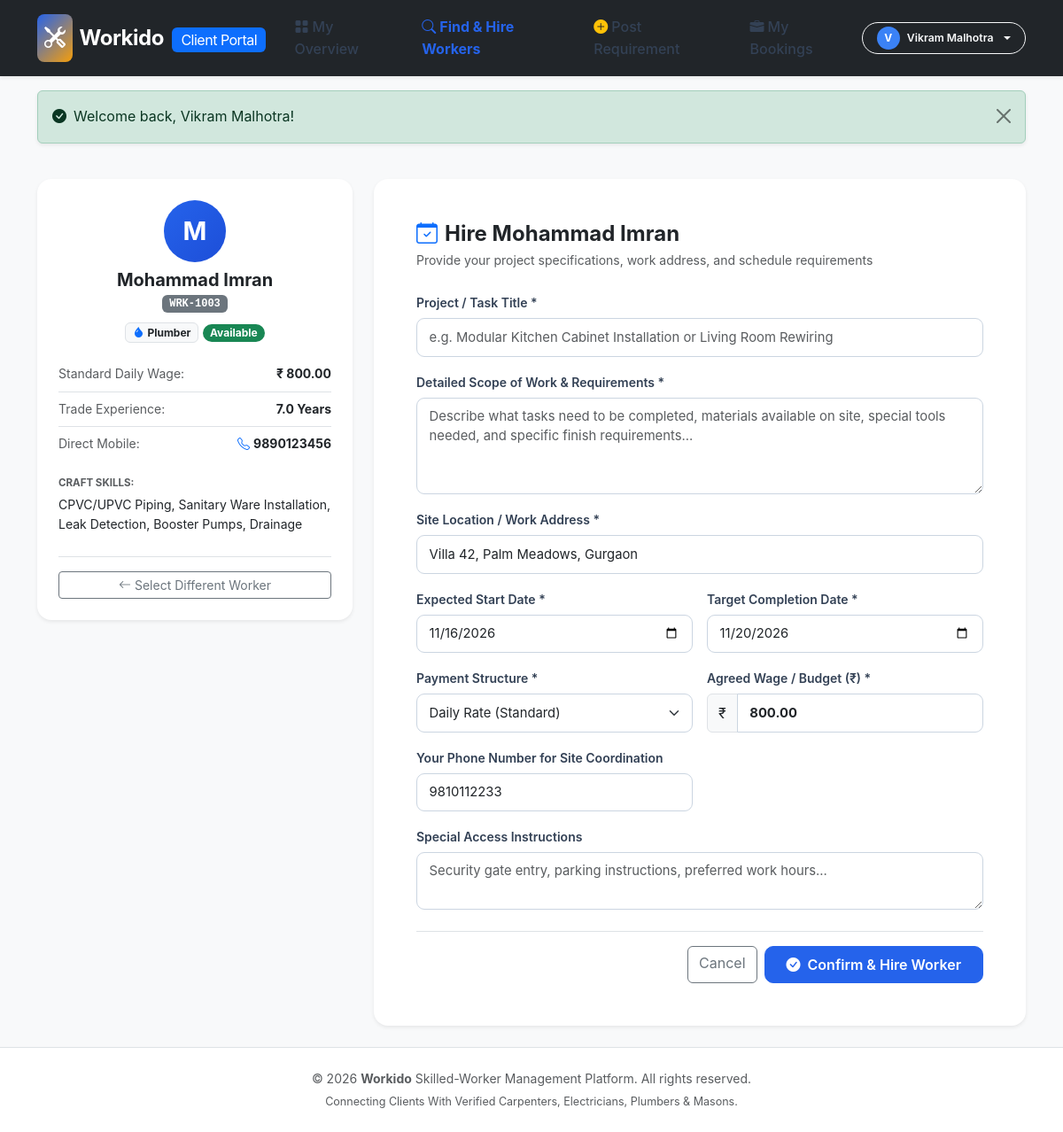
Page /customer/hire_worker.php?worker_id=3 (signed in) on the committed database.
### tables this page shows
CREATE TABLE `workers` (
  `id` INT AUTO_INCREMENT PRIMARY KEY,
  `worker_code` VARCHAR(20) NOT NULL UNIQUE,
  `full_name` VARCHAR(100) NOT NULL,
  `mobile_number` VARCHAR(20) NOT NULL,
  `email` VARCHAR(100) NULL,
  `address` TEXT NOT NULL,
  `category` ENUM('Carpenter', 'Electrician', 'Plumber', 'Mason') NOT NULL,
  `skills` TEXT NOT NULL,
  `experience_years` DECIMAL(4,1) NOT NULL DEFAULT 0.0,
  `daily_wage` DECIMAL(10,2) NOT NULL DEFAULT 0.00,
  `availability_status` ENUM('Available', 'Assigned', 'On Leave', 'Inactive') NOT NULL DEFAULT 'Available',
  `joining_date` DATE NOT NULL,
  `additional_details` TEXT NULL,
  `created_at` DATETIME NOT NULL DEFAULT CURRENT_TIMESTAMP,
  `updated_at` DATETIME NOT NULL DEFAULT CURRENT_TIMESTAMP ON UPDATE CURRENT_TIMESTAMP,
  INDEX `idx_worker_category` (`category`),
  INDEX `idx_worker_status` (`availability_status`),
  INDEX `idx_worker_code` (`worker_code`)
);

CREATE TABLE `users` (
  `id` INT AUTO_INCREMENT PRIMARY KEY,
  `full_name` VARCHAR(100) NOT NULL,
  `email` VARCHAR(100) NOT NULL UNIQUE,
  `phone` VARCHAR(20) NULL,
  `address` TEXT NULL,
  `password` VARCHAR(255) NOT NULL,
  `role` ENUM('admin', 'manager', 'staff', 'customer') NOT NULL DEFAULT 'customer',
  `status` ENUM('active', 'inactive') NOT NULL DEFAULT 'active',
  `last_login` DATETIME NULL,
  `created_at` DATETIME NOT NULL DEFAULT CURRENT_TIMESTAMP,
  `updated_at` DATETIME NOT NULL DEFAULT CURRENT_TIMESTAMP ON UPDATE CURRENT_TIMESTAMP
);

### customer/hire_worker.php (the view, shortened to what this page needs)
<?php
require_once __DIR__ . '/../includes/customer_header.php';
$pdo = getDBConnection();
$customerId = $user['id'];
$workerId = (int)($_GET['worker_id'] ?? $_POST['worker_id'] ?? 0);
$stmt = $pdo->prepare("SELECT * FROM workers WHERE id = ? LIMIT 1");
$stmt->execute([$workerId]);
$worker = $stmt->fetch();
$cStmt = $pdo->prepare("SELECT phone, address FROM users WHERE id = ?");
$cStmt->execute([$customerId]);
$cProfile = $cStmt->fetch();
$title = '';
$location = $cProfile['address'] ?? '';
$startDate = date('Y-m-d', strtotime('+1 day'));
$expectedCompletionDate = date('Y-m-d', strtotime('+5 days'));
$paymentType = 'Daily Rate';
$agreedWage = $worker['daily_wage'];
$clientContact = $cProfile['phone'] ?? '';
$notes = '';
?>
<div class="row g-4">
    <div class="col-lg-4">
        <div class="card border-0 shadow-sm rounded-4 p-4 bg-white sticky-top" style="top: 80px;">
            <div class="text-center mb-3">
                <div class="user-avatar mx-auto mb-2" style="width: 70px; height: 70px; font-size: 1.8rem; background: linear-gradient(135deg, #2563eb, #1d4ed8);">
                    <?= strtoupper(substr($worker['full_name'], 0, 1)) ?>
                </div>
                <h5 class="fw-bold text-dark mb-0"><?= e($worker['full_name']) ?></h5>
                <span class="badge bg-secondary font-monospace small"><?= e($worker['worker_code']) ?></span>
                <div class="mt-2">
                    <?= getCategoryBadge($worker['category']) ?>
                    <?= getAvailabilityBadge($worker['availability_status']) ?>
                </div>
            </div>
            <ul class="list-group list-group-flush small bg-transparent mb-3">
                <li class="list-group-item bg-transparent px-0 d-flex justify-content-between">
                    <span class="text-muted">Standard Daily Wage:</span>
                    <strong class="text-dark"><?= formatCurrency($worker['daily_wage']) ?></strong>
                </li>
                <li class="list-group-item bg-transparent px-0 d-flex justify-content-between">
                    <span class="text-muted">Trade Experience:</span>
                    <strong><?= e($worker['experience_years']) ?> Years</strong>
                </li>
                <li class="list-group-item bg-transparent px-0 d-flex justify-content-between">
                    <span class="text-muted">Direct Mobile:</span>
                    <strong><i class="bi bi-telephone me-1 text-primary"></i><?= e($worker['mobile_number']) ?></strong>
                </li>
            </ul>
            <div class="mb-2">
                <small class="text-muted fw-bold text-uppercase d-block mb-1" style="font-size: 0.72rem;">Craft Skills:</small>
                <p class="small text-dark mb-0"><?= e($worker['skills']) ?></p>
            </div>
            <div class="mt-3 pt-3 border-top text-center">
                <a href="<?= getBaseUrl('customer/workers.php') ?>" class="btn btn-sm btn-outline-secondary w-100">
                    <i class="bi bi-arrow-left me-1"></i>Select Different Worker
                </a>
            </div>
        </div>
    </div>
    <div class="col-lg-8">
        <div class="card border-0 shadow-sm rounded-4 p-4 p-md-5 bg-white">
            <h4 class="fw-bold mb-1 text-dark">
                <i class="bi bi-calendar-check text-primary me-2"></i>Hire <?= e($worker['full_name']) ?>
            </h4>
            <p class="text-muted small mb-4">Provide your project specifications, work address, and schedule requirements</p>
            <form method="POST" action="" class="needs-validation" novalidate>
                <div class="row g-3 mb-4">
                    <div class="col-12">
                        <label class="form-label" for="title">Project / Task Title *</label>
                        <input type="text" id="title" name="title" class="form-control" value="<?= e($title) ?>" required placeholder="e.g. Modular Kitchen Cabinet Installation or Living Room Rewiring">
                    </div>
                    <div class="col-12">
                        <label class="form-label" for="description">Detailed Scope of Work & Requirements *</label>
                        <textarea id="description" name="description" rows="4" class="form-control" required placeholder="Describe what tasks need to be completed, materials available on site, special tools needed, and specific finish requirements..."><?= e($description) ?></textarea>
                    </div>
                    <div class="col-12">
                        <label class="form-label" for="location">Site Location / Work Address *</label>
                        <input type="text" id="location" name="location" class="form-control" value="<?= e($location) ?>" required placeholder="House/Flat No, Apartment, Street, Landmark, City">
                    </div>
                    <div class="col-md-6">
                        <label class="form-label" for="start_date">Expected Start Date *</label>
                        <input type="date" id="start_date" name="start_date" class="form-control" value="<?= e($startDate) ?>" required>
                    </div>
                    <div class="col-md-6">
                        <label class="form-label" for="expected_completion_date">Target Completion Date *</label>
                        <input type="date" id="expected_completion_date" name="expected_completion_date" class="form-control" value="<?= e($expectedCompletionDate) ?>" required>
                    </div>
                    <div class="col-md-6">
                        <label class="form-label" for="payment_type">Payment Structure *</label>
                        <select id="payment_type" name="payment_type" class="form-select" required>
                            <option value="Daily Rate" <?= $paymentType === 'Daily Rate' ? 'selected' : '' ?>>Daily Rate (Standard)</option>
                        </select>
                    </div>
                    <div class="col-md-6">
                        <label class="form-label" for="agreed_wage">Agreed Wage / Budget (₹) *</label>
                        <div class="input-group">
                            <span class="input-group-text">₹</span>
                            <input type="number" step="10" min="100" id="agreed_wage" name="agreed_wage" class="form-control fw-bold" value="<?= e($agreedWage) ?>" required>
                        </div>
                    </div>
                    <div class="col-md-6">
                        <label class="form-label" for="client_contact">Your Phone Number for Site Coordination</label>
                        <input type="tel" id="client_contact" name="client_contact" class="form-control" value="<?= e($clientContact) ?>" placeholder="Your mobile number">
                    </div>
                    <div class="col-12">
                        <label class="form-label" for="notes">Special Access Instructions</label>
                        <textarea id="notes" name="notes" rows="2" class="form-control" placeholder="Security gate entry, parking instructions, preferred work hours..."><?= e($notes) ?></textarea>
                    </div>
                </div>
                <div class="d-flex justify-content-end gap-2 pt-3 border-top">
                    <a href="<?= getBaseUrl('customer/workers.php') ?>" class="btn btn-outline-secondary">Cancel</a>
                    <button type="submit" class="btn btn-primary px-4 py-2 fw-semibold">
                        <i class="bi bi-check-circle-fill me-2"></i>Confirm & Hire Worker
                    </button>
                </div>
            </form>
        </div>
    </div>
</div>
<?php include __DIR__ . '/../includes/customer_footer.php'; ?>

### config/functions.php (shortened to what this page needs)
<?php
function e(?string $string): string {
    return htmlspecialchars((string)($string ?? ''), ENT_QUOTES, 'UTF-8');
}
function getFlash(): ?array {
    if (isset($_SESSION['flash'])) {
        $flash = $_SESSION['flash'];
        return $flash;
    }
    return null;
}
function renderFlash(): string {
    $flash = getFlash();
    $type = e($flash['type']);
    $message = e($flash['message']);
    $icon = match($flash['type']) {
        'success' => '<i class="bi bi-check-circle-fill me-2"></i>',
        'danger'  => '<i class="bi bi-exclamation-triangle-fill me-2"></i>',
        'warning' => '<i class="bi bi-exclamation-circle-fill me-2"></i>',
        default   => '<i class="bi bi-info-circle-fill me-2"></i>',
    };
    return '<div class="alert alert-' . $type . ' alert-dismissible fade show shadow-sm" role="alert">
                ' . $icon . '<span>' . $message . '</span>
                <button type="button" class="btn-close" data-bs-dismiss="alert" aria-label="Close"></button>
            </div>';
}
function getBaseUrl(string $path = ''): string {
    $scriptDir = dirname($_SERVER['SCRIPT_NAME']);
    $scriptDir = str_replace('\\', '/', $scriptDir);
    if (str_ends_with($scriptDir, '/admin') || str_ends_with($scriptDir, '/customer') || str_ends_with($scriptDir, '/includes') || str_ends_with($scriptDir, '/config')) {
        $base = dirname($scriptDir);
    } else {
        $base = $scriptDir;
    }
    $base = rtrim($base, '/');
    $cleanPath = ltrim($path, '/');
    return ($base ? $base : '') . ($cleanPath ? '/' . $cleanPath : '');
}
function formatCurrency($amount): string {
    $num = is_numeric($amount) ? (float)$amount : 0.00;
    return '₹ ' . number_format($num, 2);
}
function getAvailabilityBadge(string $status): string {
    $badgeClass = match ($status) {
        'Available' => 'bg-success text-white',
        'Assigned'  => 'bg-info text-dark',
        'On Leave'  => 'bg-warning text-dark',
        'Inactive'  => 'bg-secondary text-white',
        default     => 'bg-light text-dark'
    };
    return '<span class="badge ' . $badgeClass . ' px-2 py-1 rounded-pill">' . e($status) . '</span>';
}
function getCategoryBadge(string $category): string {
    $icon = match ($category) {
        'Carpenter'   => '<i class="bi bi-hammer me-1 text-amber"></i>',
        'Electrician' => '<i class="bi bi-lightning-charge-fill me-1 text-warning"></i>',
        'Plumber'     => '<i class="bi bi-droplet-fill me-1 text-primary"></i>',
        'Mason'       => '<i class="bi bi-bricks me-1 text-danger"></i>',
        default       => '<i class="bi bi-tools me-1"></i>'
    };
    return '<span class="badge bg-light text-dark border px-2 py-1">' . $icon . e($category) . '</span>';
}

### assets/css/style.css (style rules this page uses)
:root { --primary: #2563eb; --primary-dark: #1d4ed8; --primary-light: #eff6ff; --secondary: #0f172a; --secondary-light: #1e293b; --accent: #f59e0b; --accent-hover: #d97706; --text-main: #334155; --text-muted: #64748b; --bg-light: #f8fafc; --bg-white: #ffffff; --border-color: #e2e8f0; --shadow-sm: 0 1px 2px 0 rgba(0, 0, 0, 0.05); --shadow-md: 0 4px 6px -1px rgba(0, 0, 0, 0.08), 0 2px 4px -2px rgba(0, 0, 0, 0.05); --shadow-lg: 0 10px 15px -3px rgba(0, 0, 0, 0.1), 0 4px 6px -4px rgba(0, 0, 0, 0.05); --transition: all 0.25s ease-in-out; }
body { font-family: -apple-system, BlinkMacSystemFont, "Segoe UI", Roboto, "Helvetica Neue", Arial, sans-serif; color: var(--text-main); background-color: var(--bg-light); line-height: 1.6; margin: 0; padding: 0; }
.btn-primary { background-color: var(--primary); border-color: var(--primary); font-weight: 600; padding: 0.6rem 1.4rem; border-radius: 10px; transition: var(--transition); }

### assets/css/dashboard.css (style rules this page uses)
:root { --sidebar-width: 260px; --sidebar-bg: #0f172a; --sidebar-color: #cbd5e1; --sidebar-active: #2563eb; --sidebar-hover: #1e293b; --topbar-height: 64px; --bg-body: #f8fafc; --card-bg: #ffffff; --border-subtle: #e2e8f0; --text-primary: #1e293b; --text-secondary: #64748b; --shadow-card: 0 1px 3px 0 rgba(0, 0, 0, 0.07), 0 1px 2px -1px rgba(0, 0, 0, 0.05); --shadow-hover: 0 8px 16px -2px rgba(0, 0, 0, 0.08); }
body { background-color: var(--bg-body); color: var(--text-primary); font-family: -apple-system, BlinkMacSystemFont, "Segoe UI", Roboto, "Helvetica Neue", Arial, sans-serif; min-height: 100vh; }
.user-avatar { width: 38px; height: 38px; border-radius: 50%; background-color: #3b82f6; color: #ffffff; display: flex; align-items: center; justify-content: center; font-weight: 700; font-size: 0.95rem; }
.form-label { font-weight: 600; font-size: 0.875rem; color: #334155; margin-bottom: 0.35rem; }
.form-control, .form-select { border-radius: 9px; border: 1px solid #cbd5e1; padding: 0.6rem 0.85rem; font-size: 0.925rem; transition: border-color 0.2s, box-shadow 0.2s; }

### rows in the picture
workers: full_name "M", full_name "Mohammad Imran", worker_code "WRK-1003", category "Plumber", availability_status "Available", daily_wage "₹ 800.00", experience_years "7.0", mobile_number "9890123456", skills "CPVC/UPVC Piping, Sanitary Ware Installation, Leak Detection, Booster Pumps, Drainage", agreed_wage "800.00"
users: location "Villa 42, Palm Meadows, Gurgaon", client_contact "9810112233"

### other values in the picture
substr($user['full_name'] ?? 'C', 0, 1) "V"
$user['full_name'] "Vikram Malhotra"
$message "Welcome back, Vikram Malhotra!"
